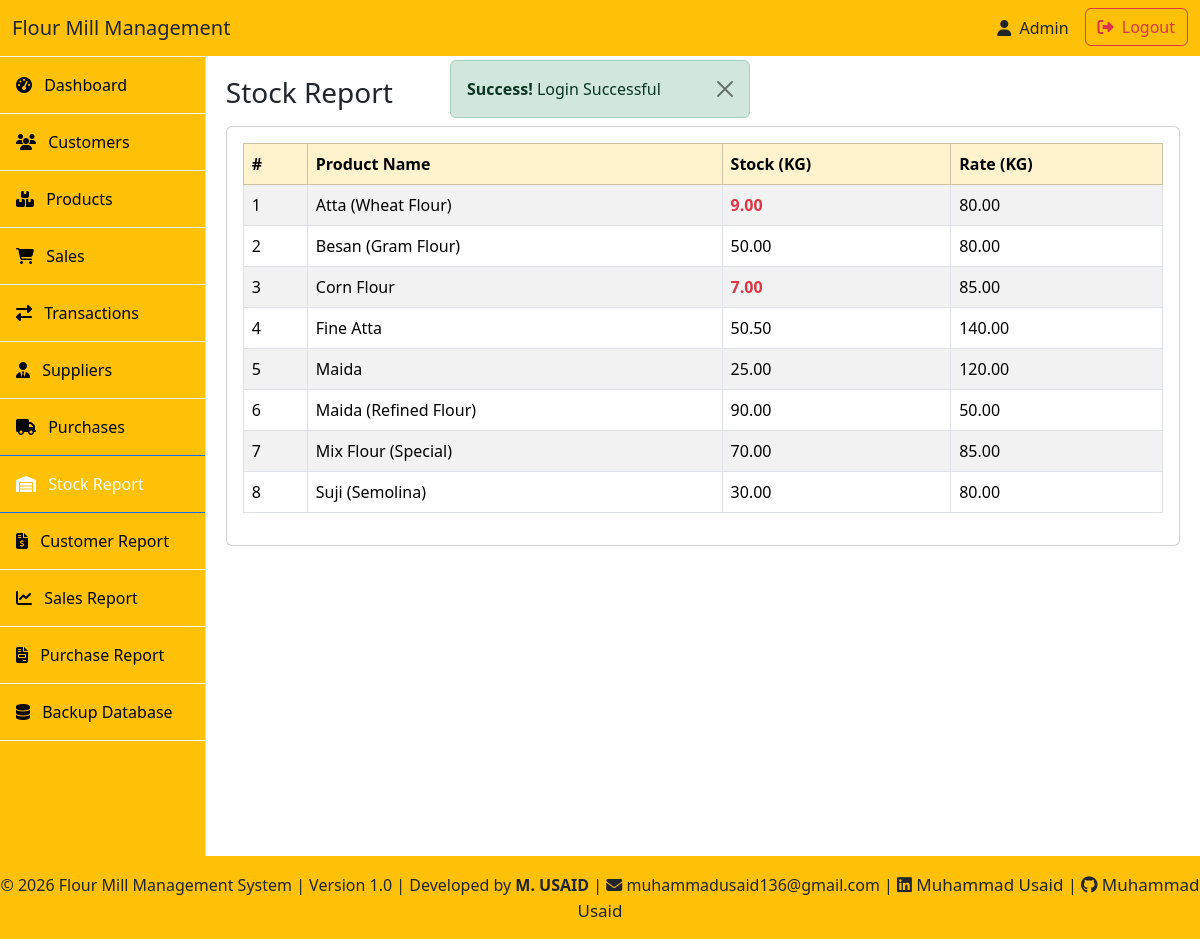
The app's page /reports/stock_report.php (signed in) with its own data.
### tables this page shows
CREATE TABLE `products` (
  `id` int(11) NOT NULL AUTO_INCREMENT,
  `name` varchar(255) NOT NULL,
  `created_at` timestamp NOT NULL DEFAULT current_timestamp(),
  `updated_at` timestamp NOT NULL DEFAULT current_timestamp() ON UPDATE current_timestamp(),
  `stock_kg` decimal(10,2) DEFAULT NULL,
  `rate_per_kg` decimal(10,2) DEFAULT NULL,
  PRIMARY KEY (`id`)
);

### includes/functions.php (called while the page is built, shortened)
<?php
function e(string $value): string
{
    return htmlspecialchars($value ?? '', ENT_QUOTES | ENT_SUBSTITUTE, 'UTF-8');
}

### reports/stock_report.php (the view)
<?php
include "../includes/init.php";
include "../layout/header.php";
$stmt = mysqli_prepare($conn, "SELECT * FROM products ORDER BY name ASC");
mysqli_stmt_execute($stmt);
$result = mysqli_stmt_get_result($stmt);
?>
<h3 class="mb-3">Stock Report</h3>
<div class="card">
    <div class="card-body">
        <div class="table-responsive">
            <table class="table table-bordered table-striped">
                <thead class="table-warning">
                    <tr>
                        <th>#</th>
                        <th>Product Name</th>
                        <th>Stock (KG)</th>
                        <th>Rate (KG)</th>
                    </tr>
                </thead>
                <tbody>
                    <?php
                    $i = 1;
                    while ($row = mysqli_fetch_assoc($result)) :
                        $stockClass = $row['stock_kg'] < 10 ? 'text-danger fw-bold' : '';
                    ?>
                        <tr>
                            <td><?= $i++; ?></td>
                            <td><?= e($row['name']); ?></td>
                            <td class="<?= $stockClass ?>"><?= e($row['stock_kg']); ?></td>
                            <td><?= number_format($row['rate_per_kg'], 2); ?></td>
                        </tr>
                    <?php endwhile; ?>
                </tbody>
            </table>
        </div>
    </div>
</div>
<?php include "../layout/footer.php";
?>

### layout/header.php (style rules this page uses)
body { overflow-x: hidden; }

### records on screen
products: name "Atta (Wheat Flour)", stock_kg "9.00", rate_per_kg "80.00"
products: name "Besan (Gram Flour)", stock_kg "50.00", rate_per_kg "80.00"
products: name "Corn Flour", stock_kg "7.00", rate_per_kg "85.00"
products: name "Fine Atta", stock_kg "50.50", rate_per_kg "140.00"
products: name "Maida", stock_kg "25.00", rate_per_kg "120.00"
products: name "Maida (Refined Flour)", stock_kg "90.00", rate_per_kg "50.00"
products: name "Mix Flour (Special)", stock_kg "70.00", rate_per_kg "85.00"
products: name "Suji (Semolina)", stock_kg "30.00", rate_per_kg "80.00"

### other values on screen
$msg "Login Successful"
